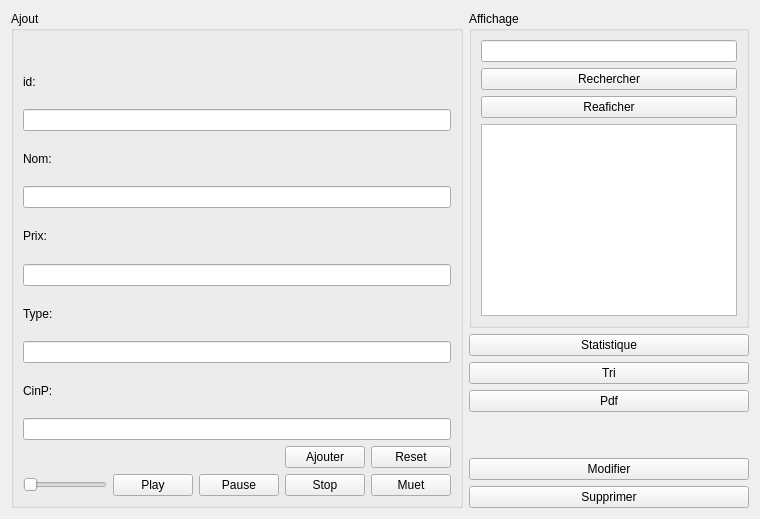
                <widget class="QWidget" name="tab_9">
                 <attribute name="title">
                  <string>Commande</string>
                 </attribute>
                 <layout class="QHBoxLayout" name="horizontalLayout_33">
                  <item>
                   <layout class="QVBoxLayout" name="verticalLayout_46">
                    <item>
                     <widget class="QGroupBox" name="groupBox_21">
                      <property name="title">
                       <string>Ajout</string>
                      </property>
                      <layout class="QVBoxLayout" name="verticalLayout_47">
                       <item>
                        <layout class="QVBoxLayout" name="verticalLayout_48">
                         <item>
                          <spacer name="horizontalSpacer_19">
                           <property name="orientation">
                            <enum>Qt::Horizontal</enum>
                           </property>
                           <property name="sizeHint" stdset="0">
                            <size>
                             <width>40</width>
                             <height>20</height>
                            </size>
                           </property>
                          </spacer>
                         </item>
                         <item>
                          <widget class="QLabel" name="label_108">
                           <property name="text">
                            <string>id:</string>
                           </property>
                          </widget>
                         </item>
                         <item>
                          <widget class="QLineEdit" name="lineEdit_id2"/>
                         </item>
                         <item>
                          <widget class="QLabel" name="label_109">
                           <property name="text">
                            <string>Nom:</string>
                           </property>
                          </widget>
                         </item>
                         <item>
                          <widget class="QLineEdit" name="lineEdit_nom2"/>
                         </item>
                         <item>
                          <widget class="QLabel" name="label_110">
                           <property name="text">
                            <string>Prix:</string>
                           </property>
                          </widget>
                         </item>
                         <item>
                          <widget class="QLineEdit" name="lineEdit_prix"/>
                         </item>
                         <item>
                          <widget class="QLabel" name="label_111">
                           <property name="text">
                            <string>Type:</string>
                           </property>
                          </widget>
                         </item>
                         <item>
                          <widget class="QLineEdit" name="lineEdit_type"/>
                         </item>
                         <item>
                          <widget class="QLabel" name="label_112">
                           <property name="text">
                            <string>CinP:</string>
                           </property>
                          </widget>
                         </item>
                         <item>
                          <widget class="QLineEdit" name="lineEdit_cinp"/>
                         </item>
                        </layout>
                       </item>
                       <item>
                        <layout class="QHBoxLayout" name="horizontalLayout_34">
                         <item>
                          <spacer name="horizontalSpacer_20">
                           <property name="orientation">
                            <enum>Qt::Horizontal</enum>
                           </property>
                           <property name="sizeHint" stdset="0">
                            <size>
                             <width>40</width>
                             <height>20</height>
                            </size>
                           </property>
                          </spacer>
                         </item>
                         <item>
                          <widget class="QPushButton" name="pb_ajouter2">
                           <property name="text">
                            <string>Ajouter</string>
                           </property>
                          </widget>
                         </item>
                         <item>
                          <widget class="QPushButton" name="resetCommande">
                           <property name="text">
                            <string>Reset</string>
                           </property>
                          </widget>
                         </item>
                        </layout>
                       </item>
                       <item>
                        <layout class="QHBoxLayout" name="horizontalLayout_35">
                         <item>
                          <widget class="QSlider" name="avance">
                           <property name="orientation">
                            <enum>Qt::Horizontal</enum>
                           </property>
                          </widget>
                         </item>
                         <item>
                          <widget class="QPushButton" name="pushButton_3">
                           <property name="text">
                            <string>Play</string>
                           </property>
                          </widget>
                         </item>
                         <item>
                          <widget class="QPushButton" name="pushButton_8">
                           <property name="text">
                            <string>Pause</string>
                           </property>
                          </widget>
                         </item>
                         <item>
                          <widget class="QPushButton" name="pushButton_9">
                           <property name="text">
                            <string>Stop</string>
                           </property>
                          </widget>
                         </item>
                         <item>
                          <widget class="QPushButton" name="muet">
                           <property name="text">
                            <string>Muet</string>
                           </property>
                          </widget>
                         </item>
                        </layout>
                       </item>
                      </layout>
                     </widget>
                    </item>
                   </layout>
                  </item>
                  <item>
                   <layout class="QVBoxLayout" name="verticalLayout_49">
                    <item>
                     <layout class="QHBoxLayout" name="horizontalLayout_36"/>
                    </item>
                    <item>
                     <widget class="QGroupBox" name="groupBox_22">
                      <property name="title">
                       <string>Affichage</string>
                      </property>
                      <layout class="QVBoxLayout" name="verticalLayout_50">
                       <item>
                        <widget class="QLineEdit" name="lineEditrech2"/>
                       </item>
                       <item>
                        <widget class="QPushButton" name="pb_rechercher2">
                         <property name="text">
                          <string>Rechercher</string>
                         </property>
                        </widget>
                       </item>
                       <item>
                        <widget class="QPushButton" name="reaficherCommande">
                         <property name="text">
                          <string>Reaficher</string>
                         </property>
                        </widget>
                       </item>
                       <item>
                        <widget class="QTableView" name="tabcommande_2"/>
                       </item>
                      </layout>
                     </widget>
                    </item>
                    <item>
                     <widget class="QPushButton" name="stat_Commande">
                      <property name="text">
                       <string>Statistique</string>
                      </property>
                     </widget>
                    </item>
                    <item>
                     <widget class="QPushButton" name="pb_tri2">
                      <property name="text">
                       <string>Tri</string>
                      </property>
                     </widget>
                    </item>
                    <item>
                     <widget class="QPushButton" name="imprimer">
                      <property name="text">
                       <string>Pdf</string>
                      </property>
                     </widget>
                    </item>
                    <item>
                     <spacer name="verticalSpacer_50">
                      <property name="orientation">
                       <enum>Qt::Vertical</enum>
                      </property>
                      <property name="sizeHint" stdset="0">
                       <size>
                        <width>20</width>
                        <height>40</height>
                       </size>
                      </property>
                     </spacer>
                    </item>
                    <item>
                     <widget class="QPushButton" name="pb_modifier2">
                      <property name="text">
                       <string>Modifier</string>
                      </property>
                      <property name="checkable">
                       <bool>true</bool>
                      </property>
                     </widget>
                    </item>
                    <item>
                     <widget class="QPushButton" name="pb_supprimer2">
                      <property name="text">
                       <string>Supprimer</string>
                      </property>
                     </widget>
                    </item>
                    <item>
                     <layout class="QVBoxLayout" name="verticalLayout_51"/>
                    </item>
                   </layout>
                  </item>
                 </layout>
                </widget>
